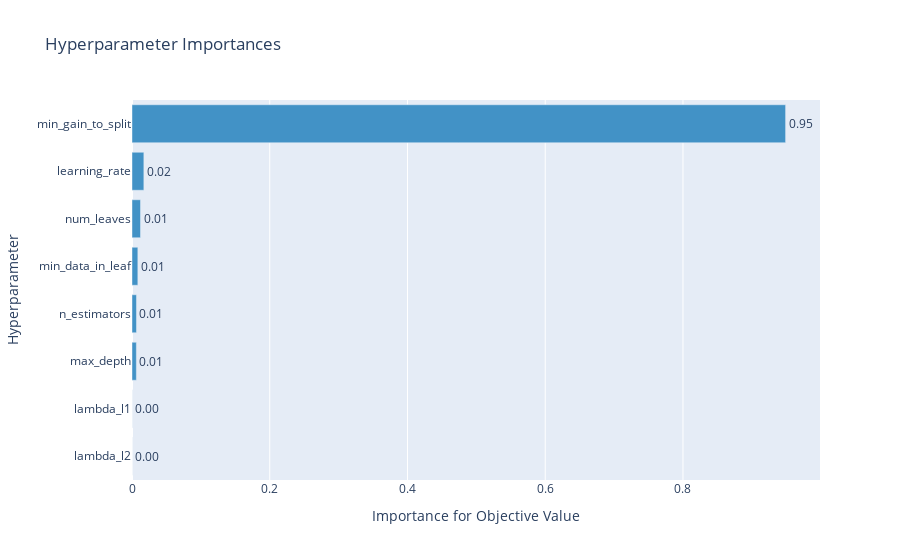

Source (notebook cell):
### Code cell
optuna.visualization.plot_param_importances(study)

### Figure 1 — Plotly figure (JSON) as saved in the notebook; plotly's stock layout.template omitted (floating-point values rounded to 4 significant figures)
{"data": [{"cliponaxis": false, "hovertemplate": ["lambda_l2 (LogUniformDistribution): 1.2704658727254715e-05<extra></extra>", "lambda_l1 (LogUniformDistribution): 8.970896364133595e-05<extra></extra>", "max_depth (IntUniformDistribution): 0.006346495449864201<extra></extra>", "n_estimators (IntUniformDistribution): 0.006494219994098395<extra></extra>", "min_data_in_leaf (IntUniformDistribution): 0.008479136199497682<extra></extra>", "num_leaves (IntUniformDistribution): 0.012347624001714798<extra></extra>", "learning_rate (UniformDistribution): 0.01721054357949161<extra></extra>", "min_gain_to_split (UniformDistribution): 0.9490195671529646<extra></extra>"], "marker": {"color": "rgb(66,146,198)"}, "orientation": "h", "text": ["1.2704658727254715e-05", "8.970896364133595e-05", "0.006346495449864201", "0.006494219994098395", "0.008479136199497682", "0.012347624001714798", "0.01721054357949161", "0.9490195671529646"], "textposition": "outside", "texttemplate": "%{text:.2f}", "type": "bar", "x": [1.27e-05, 8.971e-05, 0.006346, 0.006494, 0.008479, 0.01235, 0.01721, 0.949], "y": ["lambda_l2", "lambda_l1", "max_depth", "n_estimators", "min_data_in_leaf", "num_leaves", "learning_rate", "min_gain_to_split"]}], "layout": {"autosize": true, "showlegend": false, "title": {"text": "Hyperparameter Importances"}, "xaxis": {"autorange": true, "range": [0, 0.999], "title": {"text": "Importance for Objective Value"}, "type": "linear"}, "yaxis": {"autorange": true, "range": [-0.5, 7.5], "title": {"text": "Hyperparameter"}, "type": "category"}}}
